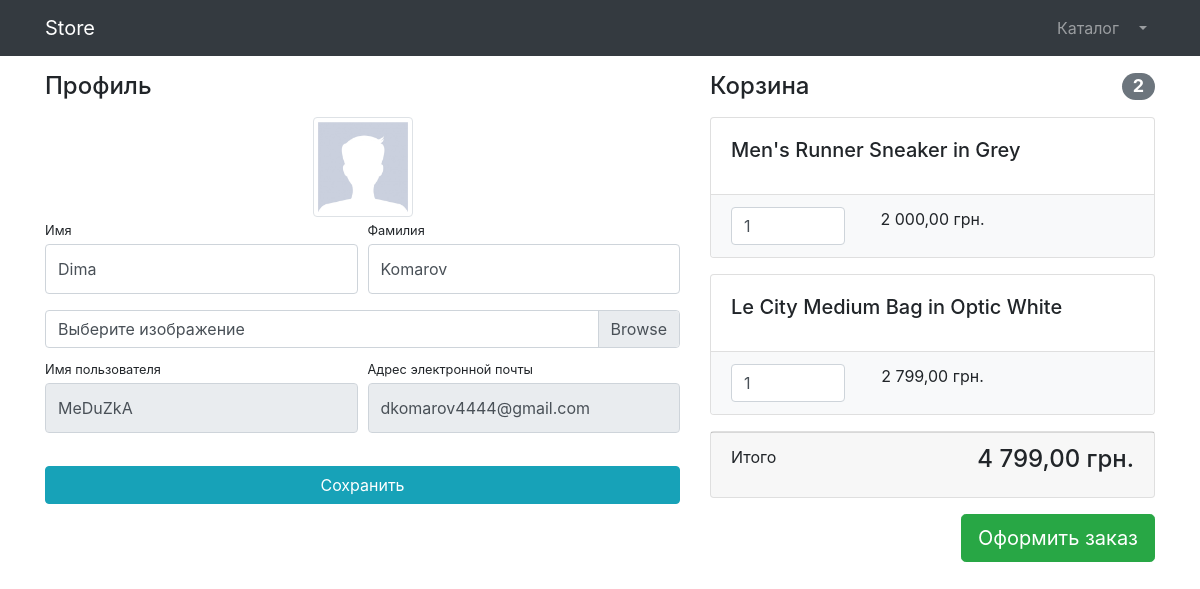
The page /users/profile/2/ (signed in) on the database its author committed.
### users/models.py (models this page shows)
class User(AbstractUser):
    image = models.ImageField(upload_to='users_images', null=True, blank=True)
    is_verified_email = models.BooleanField(default=False)

### products/models.py (models this page shows, shortened)
class Basket(models.Model):
    user = models.ForeignKey(to=User, on_delete=models.CASCADE)
    product = models.ForeignKey(to=Product, on_delete=models.CASCADE)
    quantity = models.PositiveSmallIntegerField(default=0)
    created_timestamp = models.DateTimeField(auto_now_add=True)
    objects = BasketQuerySet.as_manager()
    def sum(self):
        return self.product.price * self.quantity

class Product(models.Model):
    name = models.CharField(max_length=256)
    description = models.TextField()
    price = models.DecimalField(max_digits=8, decimal_places=2)
    quantity = models.PositiveIntegerField(default=0)
    image = models.ImageField(upload_to='products_images', null=True, blank=True)
    stripe_product_price_id = models.CharField(max_length=128, null=True, blank=True)
    category = models.ForeignKey(to=ProductCategory, on_delete=models.CASCADE)
    class Meta:
        verbose_name = 'product'
        verbose_name_plural = 'products'

### users/views.py (the view, shortened to what this page needs)
# urls.py: path('profile/<int:pk>/', login_required(UserProfileView.as_view()), name='profile'),
class UserProfileView(TitleMixin, UpdateView):
    model = User
    form_class = UserProfileForm
    template_name = 'users/profile.html'
    title = 'Store - Личный кабинет'

### users/forms.py
class UserProfileForm(UserChangeForm):
    first_name = forms.CharField(widget=forms.TextInput(attrs={'class': 'form-control py-4'}))
    last_name = forms.CharField(widget=forms.TextInput(attrs={'class': 'form-control py-4'}))
    image = forms.ImageField(widget=forms.FileInput(attrs={'class': 'custom-file-input'}), required=False)
    username = forms.CharField(widget=forms.TextInput(attrs={'class': 'form-control py-4', 'readonly': True}))
    email = forms.CharField(widget=forms.TextInput(attrs={'class': 'form-control py-4', 'readonly': True}))
    class Meta:
        model = User
        fields = ('first_name', 'last_name', 'image', 'username', 'email')

### common/views.py (called while the page is built)
    def get_context_data(self, **kwargs):
        context = super(TitleMixin, self).get_context_data(**kwargs)
        context['title'] = self.title
        return context

### products/context_processors.py (called while the page is built)
def baskets(request):
    user = request.user
    return {'baskets': Basket.objects.filter(user=user) if user.is_authenticated else []}

### products/models.py (called while the page is built)
    def total_sum(self):
        return sum(basket.sum() for basket in self)

    def total_quantity(self):
        return sum(basket.quantity for basket in self)

### users/templates/users/profile.html (shortened to what this page needs)
{% extends 'products/base.html' %}
{% load static %}
{% block css %}
    <link href="{% static 'vendor/css/profile.css' %}" rel="stylesheet">
{% endblock %}
{% block content %}
    <div class="container">
        <div class="row">
            <div class="col-lg-7">
                <h4 class="mt-3 mb-3">Профиль</h4>
                <div class="col-lg-12 text-center">
                    <img width="100" height="100"
                         src="{% if user.image %} {{ user.image.url }} {% else %} {% static 'vendor/img/users/default_avatar.jpg' %} {% endif %}"
                         class="img-thumbnail">
                </div>
                <form action="{% url 'users:profile' user.id %}" method="post" enctype="multipart/form-data">
                    <div class="form-row">
                        <div class="col-lg-6">
                            <div class="form-group">
                                <label class="small mb-1" for="{{ form.first_name.id_for_label }}">Имя</label>
                                {{ form.first_name }}
                            </div>
                        </div>
                        <div class="col-lg-6">
                            <div class="form-group">
                                <label class="small mb-1" for="{{ form.last_name.id_for_label }}">Фамилия</label>
                                {{ form.last_name }}
                            </div>
                        </div>
                    </div>
                    <div class="form-row mb-2">
                        <div class="col-lg-12">
                            <div class="custom-file">
                                <label class="custom-file-label" for="{{ form.image.id_for_label }}">
                                    Выберите изображение
                                </label>
                            </div>
                        </div>
                    </div>
                    <div class="form-row">
                        <div class="col-lg-6">
                            <label class="small mb-1" for="{{ form.username.id_for_label }}">Имя пользователя</label>
                            {{ form.username }}
                        </div>
                        <div class="col-lg-6">
                            <label class="small mb-1" for="{{ form.email.id_for_label }}">
                                Адрес электронной почты
                            </label>
                            {{ form.email }}
                        </div>
                    </div>
                    <div class="form-row">
                        <div class="col-lg-12" style="margin-top: 33px;">
                            <input class="btn btn-info btn-block" type="submit" value="Сохранить">
                        </div>
                    </div>
                </form>
            </div>
            <div class="col-lg-5">
                {% include 'products/baskets.html' %}
            </div>
        </div>
    </div>
{% endblock %}

### products/templates/products/baskets.html (shortened to what this page needs)
{% load humanize %}
{% if baskets %}
    <h4 class="mt-3 mb-3 d-flex justify-content-between align-items-center mb-3">
        Корзина <span class="badge badge-secondary badge-pill">{{ baskets.total_quantity }}</span>
    </h4>
    {% for basket in baskets %}
        <div class="card mb-3">
            <div class="card-body">
                <h5 class="card-title">{{ basket.product.name }}</h5>
            </div>
            <ul class="list-group list-group-flush">
                <li class="list-group-item bg-light">
                    <div class="row text-center">
                        <div class="col-lg-4">
                            <input name="basketID" type="number" class="form-control"
                                   value="{{ basket.quantity }}" min="0">
                        </div>
                        <div class="col-lg-4">{{ basket.sum|intcomma }} грн.</div>
                        <div class="col-lg-4">
                        </div>
                    </div>
                </li>
            </ul>
        </div>
    {% endfor %}
    <div class="card mb-3">
        <div class="card-footer">
            <p class="float-left">Итого</p>
            <h4 class="float-right">{{ baskets.total_sum|intcomma }} грн.</h4>
        </div>
    </div>
    <a class="btn btn-success btn-lg float-right" href="{% url 'orders:order_create' %}">
        Оформить заказ
    </a>
{% else %}
    <h4 class="mt-3 mb-3 text-center">
        Корзина пуста
    </h4>
{% endif %}

### rows shown on the page
User: first_name "Dima", last_name "Komarov", username "MeDuZkA", email "dkomarov4444@gmail.com"
Basket: total_quantity "2", product.name "Men's Runner Sneaker in Grey", basketID "1", sum "2 000,00", total_sum "4 799,00"
Basket: product.name "Le City Medium Bag in Optic White", basketID "1", sum "2 799,00"
